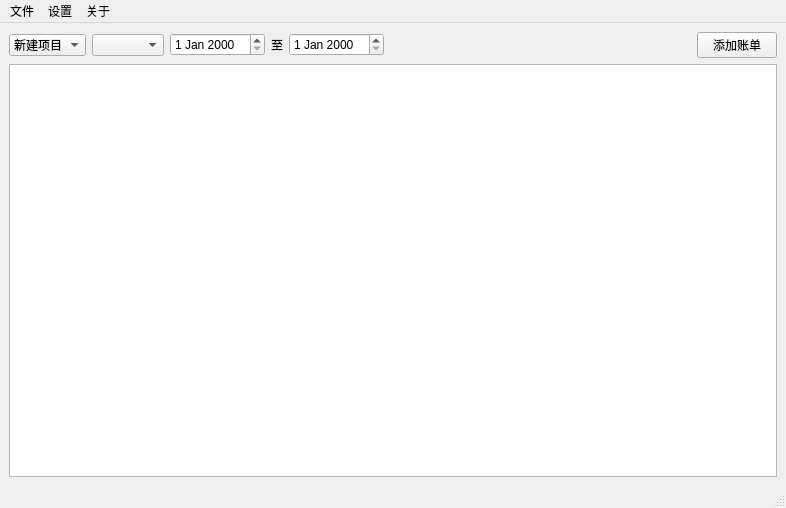
<?xml version="1.0" encoding="UTF-8"?>
<ui version="4.0">
 <class>MainWindow</class>
 <widget class="QMainWindow" name="MainWindow">
  <property name="geometry">
   <rect>
    <x>0</x>
    <y>0</y>
    <width>786</width>
    <height>508</height>
   </rect>
  </property>
  <property name="windowTitle">
   <string>XLedger 账单记录工具</string>
  </property>
  <widget class="QWidget" name="centralwidget">
   <layout class="QVBoxLayout" name="verticalLayout">
    <item>
     <layout class="QHBoxLayout" name="horizontalLayout">
      <item>
       <widget class="QComboBox" name="comboBox">
        <property name="styleSheet">
         <string notr="true">QCombobox {

}</string>
        </property>
        <item>
         <property name="text">
          <string>新建项目</string>
         </property>
        </item>
       </widget>
      </item>
      <item>
       <widget class="QComboBox" name="comboBox_2"/>
      </item>
      <item>
       <widget class="QDateEdit" name="dateEdit"/>
      </item>
      <item>
       <widget class="QLabel" name="label">
        <property name="text">
         <string>至</string>
        </property>
       </widget>
      </item>
      <item>
       <widget class="QDateEdit" name="dateEdit_2"/>
      </item>
      <item>
       <spacer name="horizontalSpacer">
        <property name="orientation">
         <enum>Qt::Orientation::Horizontal</enum>
        </property>
        <property name="sizeHint" stdset="0">
         <size>
          <width>40</width>
          <height>20</height>
         </size>
        </property>
       </spacer>
      </item>
      <item>
       <widget class="MyButton" name="addBillButton">
        <property name="text">
         <string>添加账单</string>
        </property>
       </widget>
      </item>
     </layout>
    </item>
    <item>
     <widget class="QTableWidget" name="tableWidget"/>
    </item>
   </layout>
  </widget>
  <widget class="QMenuBar" name="menubar">
   <property name="geometry">
    <rect>
     <x>0</x>
     <y>0</y>
     <width>786</width>
     <height>21</height>
    </rect>
   </property>
   <widget class="QMenu" name="menu">
    <property name="title">
     <string>文件</string>
    </property>
   </widget>
   <widget class="QMenu" name="menu_2">
    <property name="title">
     <string>设置</string>
    </property>
    <addaction name="action"/>
   </widget>
   <widget class="QMenu" name="menu_3">
    <property name="title">
     <string>关于</string>
    </property>
   </widget>
   <addaction name="menu"/>
   <addaction name="menu_2"/>
   <addaction name="menu_3"/>
  </widget>
  <widget class="QStatusBar" name="statusbar"/>
  <action name="action">
   <property name="text">
    <string>添加分类和标签</string>
   </property>
  </action>
 </widget>
 <customwidgets>
  <customwidget>
   <class>MyButton</class>
   <extends>QPushButton</extends>
   <header>mybutton.h</header>
  </customwidget>
 </customwidgets>
 <resources/>
 <connections/>
</ui>
